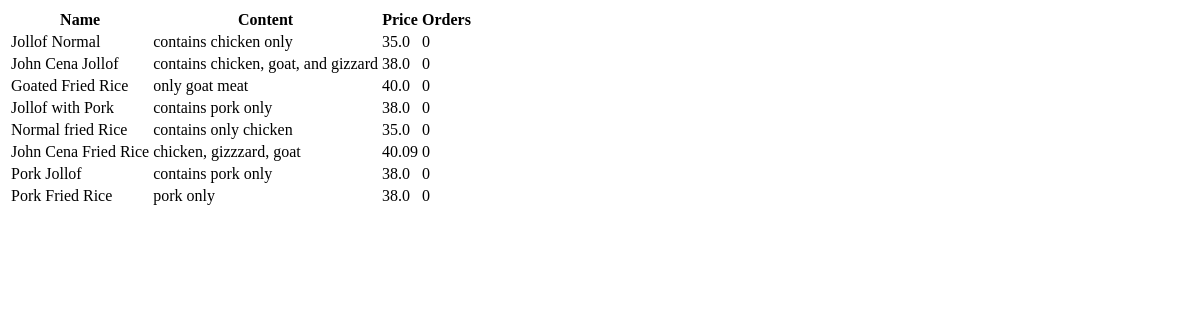
The page /postget/foods on the database as committed earlier.
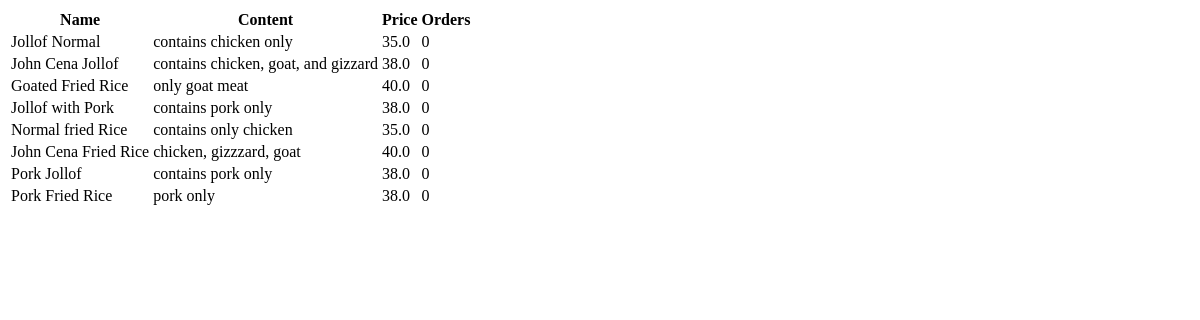
The same page on the database as committed later.
### postget/models.py (models this page shows, shortened)
class Food(models.Model):
    name = models.CharField(max_length=200, null=True)
    price = models.FloatField(null=True)
    description = models.CharField(max_length=250, null=True, blank=True)
    date_created = models.DateField(auto_now_add=True, null=True)
    tag = models.ManyToManyField(Tag)

### postget/views.py (the view)
# urls.py: path('foods', views.foods, name='foods'),
def foods(request):
    all_foods = Food.objects.all()
    num_of_orders = int()
    context = {'foods':all_foods, 'orders':orders, 'num_of_orders':num_of_orders}
    return render(request, 'foods.html', context)

### postget/templates/foods.html
<table>
    <tr>
        <th>Name</th>
        <th>Content</th>
        <th>Price</th>
        <th>Orders</th>
    </tr>
    {% for food in foods %}
    <tr>
        <td>{{food.name}}</td>
        <td>{{food.description}}</td>
        <td>{{food.price}}</td>
        <td>{{num_of_orders}}</td>
        <td></td>
    </tr>
    {% endfor %}
</table>

Rows that differ between the two databases and show on the page:
changed Food "John Cena Fried Rice": price "40.09" → "40.0"
